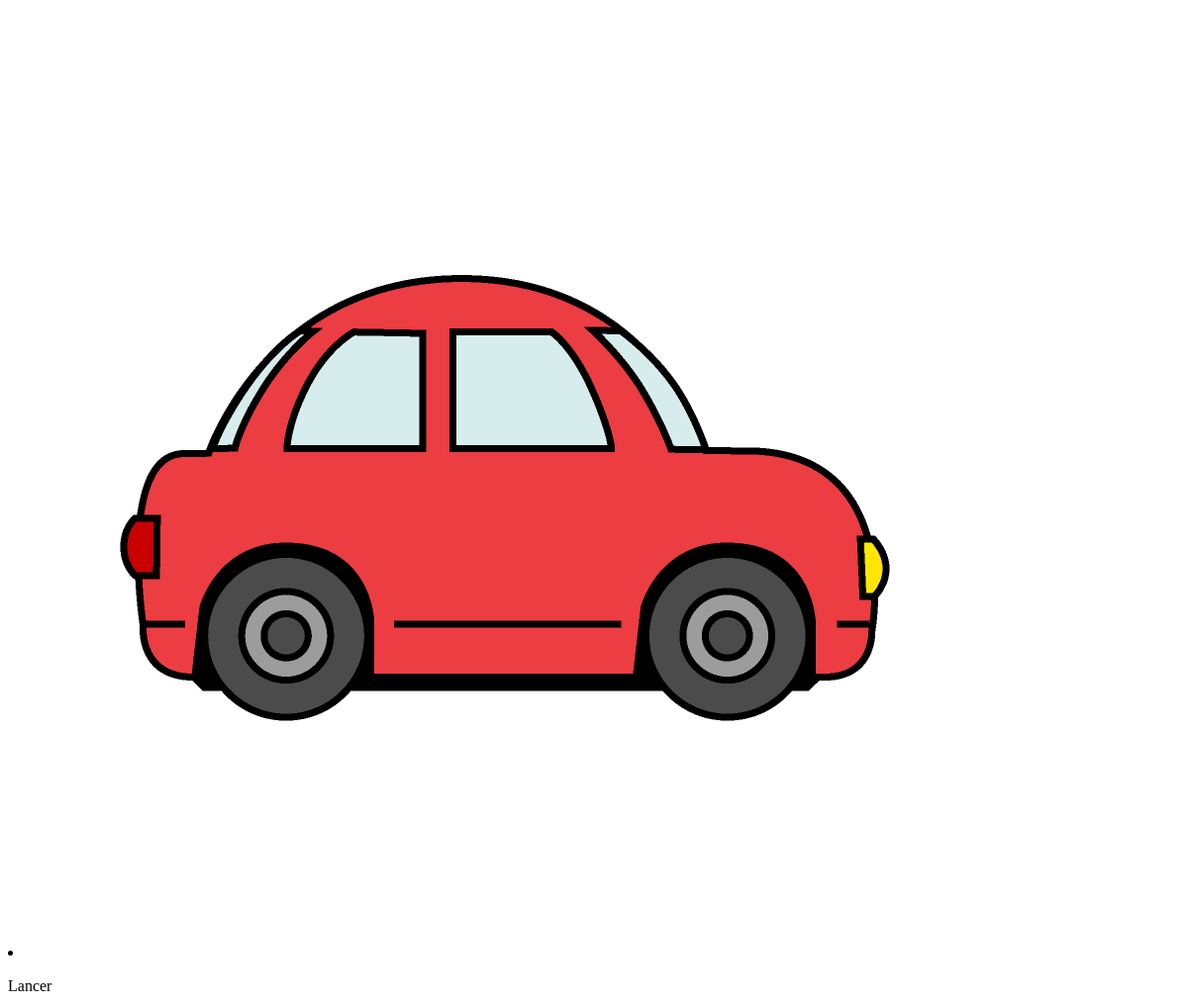
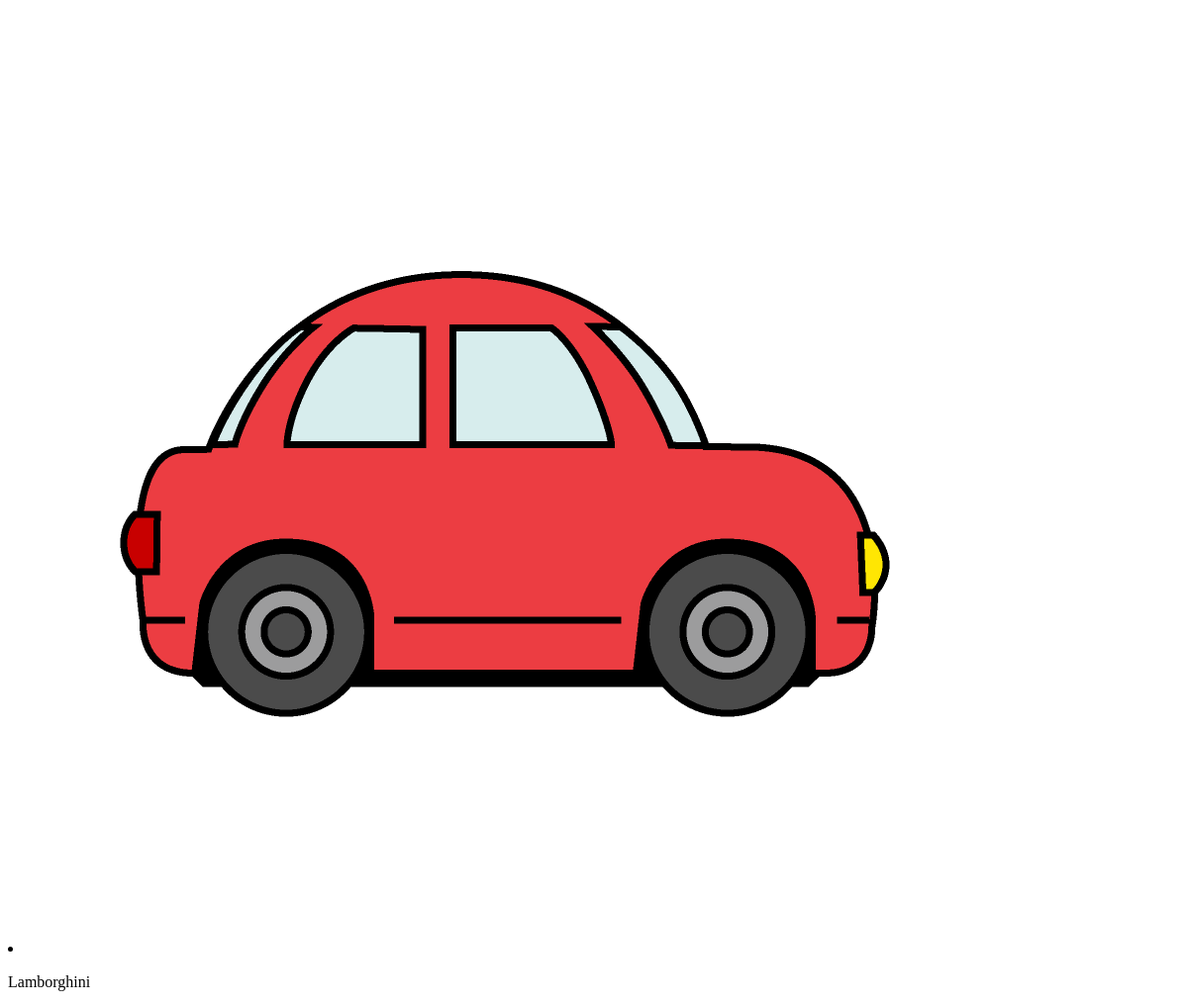
Before: /cars/sorting_red_cars/ with the older database file (2 pictures, top to bottom).
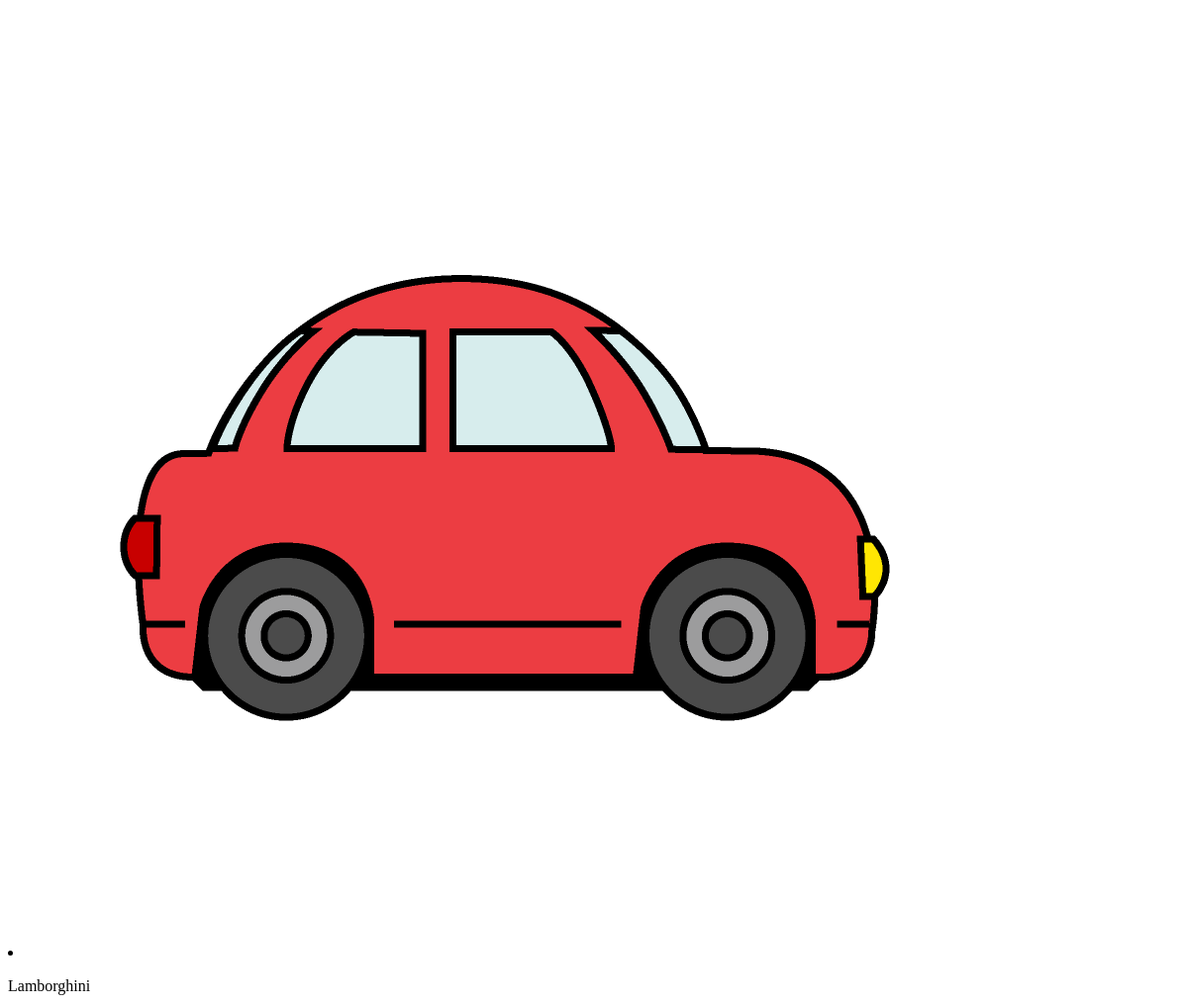
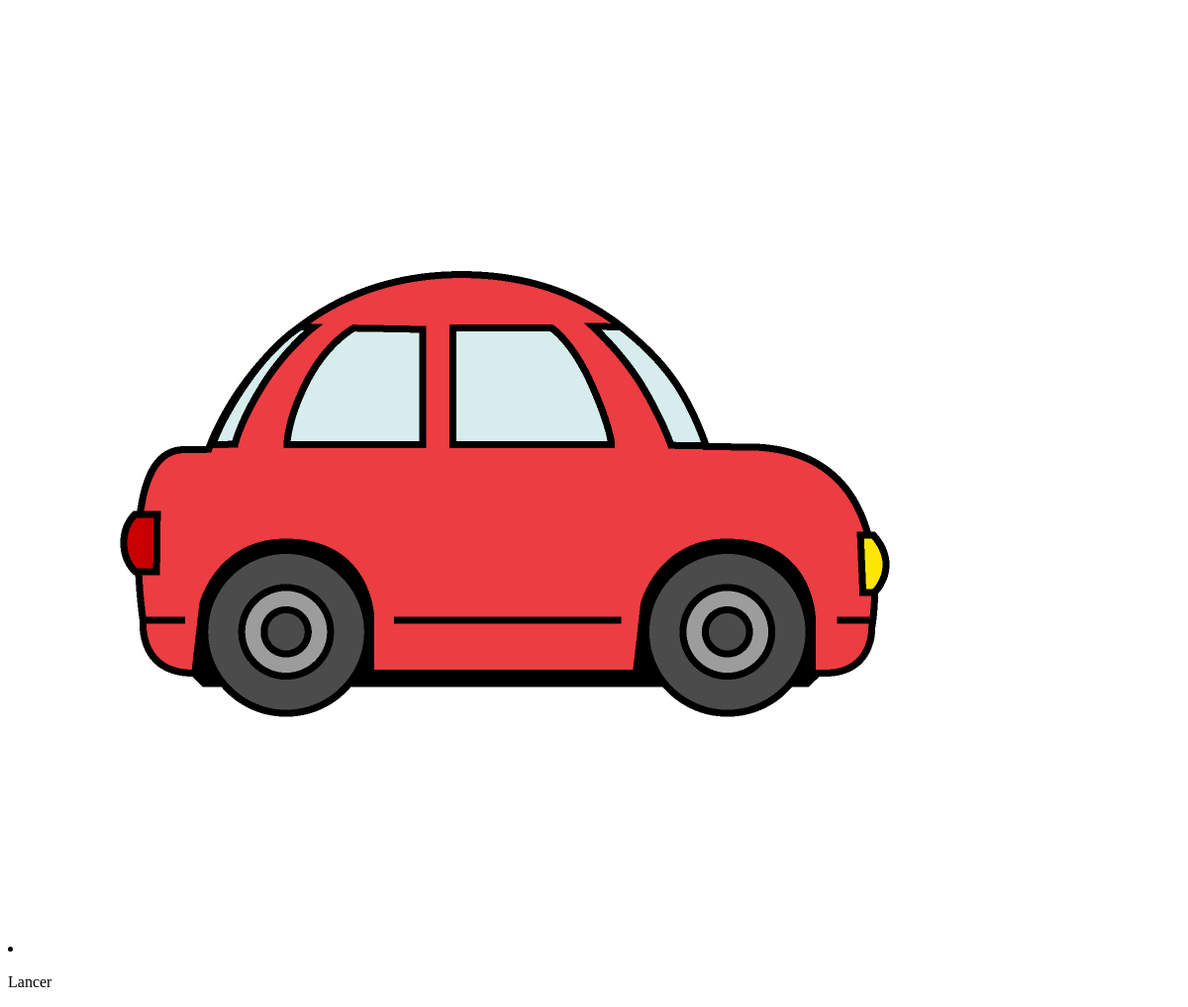
After: the same page with the newer database file (2 pictures, top to bottom).
### car_app/models.py (models this page shows, shortened)
class Car(models.Model):
    name = models.CharField(max_length=50)
    color = models.CharField(max_length=30)
    position = models.IntegerField()

### car_app/views.py (the view)
# urls.py: path('sorting_red_cars/', CarView.sorting_red_cars, name='sorting_red_cars'),
    def sorting_red_cars(request):
        if request.method == 'GET':
            red_cars = Car.objects.filter(color='red').order_by('position')
            return render(request, 'car_app/red_cars.html', {'red_cars': red_cars})
        else:
            return JsonResponse({'error': 'Invalid request method'}, status=400)

### car_app/templates/car_app/red_cars.html
{% load static %}
{% for car in red_cars %}
    <li id="car-{{ car.id }}" data-car-id="{{ car.id }}" data-color="{{ car.color }}">
        <img src="{% static 'car_app/redcar.png' %}" alt="{{ car.name }}">
        <p>{{ car.name }}</p>
    </li>
{% endfor %}

Changed rows visible on the page:
changed Car "Lamborghini": moves up the list
